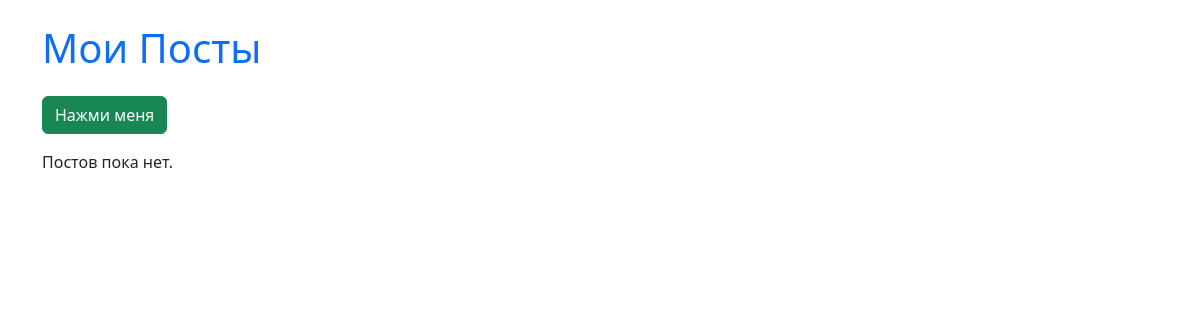
Before: / with the older database file.
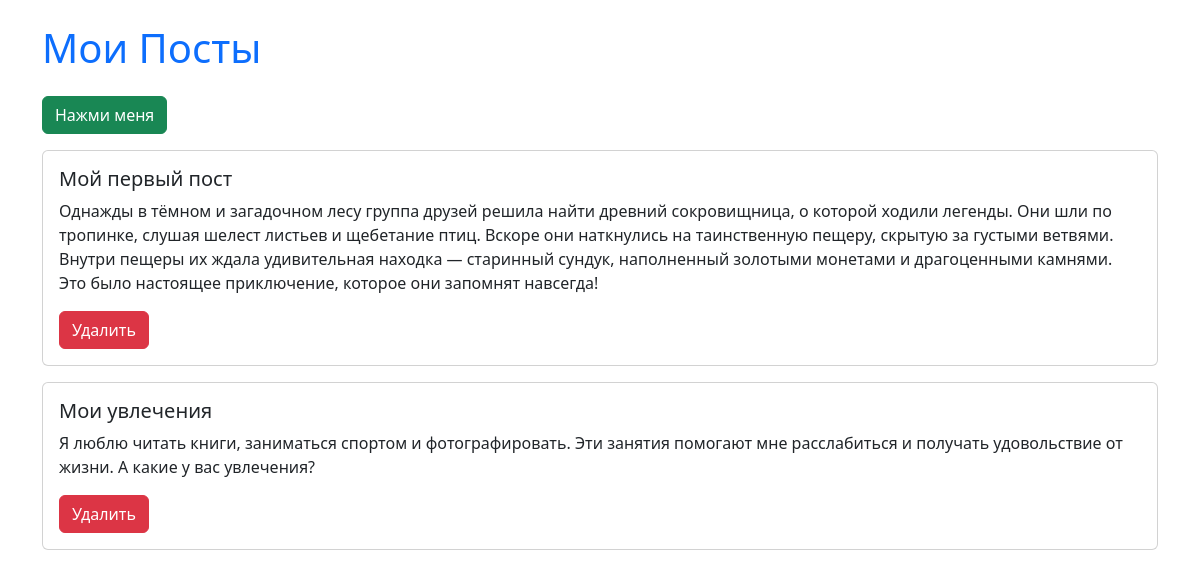
After: the same page with the newer database file.
### app1/models.py (models this page shows)
class Post(models.Model):
    title = models.CharField(max_length=200)
    content = models.TextField()
    image = models.ImageField(upload_to='images/', blank=True, null=True)  # добавьте это поле

### app1/views.py (the view)
# urls.py: path('', views.index, name='index'),  # главная страница с списком постов
def index(request):
    posts = Post.objects.all()
    return render(request, 'app1/index.html', {'posts': posts})

### app1/templates/app1/index.html (shortened to what this page needs)
{% extends 'base.html' %}
{% block content %}
<div class="container my-4">
    <h1 class="text-primary mb-4">Мои Посты</h1>
    <button id="alertButton" class="btn btn-success mb-3">Нажми меня</button>
    {% for post in posts %}
    <div class="card mb-3">
        <div class="card-body">
            <h5 class="card-title">{{ post.title }}</h5>
            <p class="card-text">{{ post.content }}</p>
            <form action="{% url 'delete_post' post.id %}" method="post" style="display:inline;">
                <button type="submit" class="btn btn-danger">Удалить</button>
            </form>
        </div>
    </div>
    {% empty %}
    <p>Постов пока нет.</p>
    {% endfor %}
</div>
{% endblock %}

### app1/templates/base.html (shortened to what this page needs)
<!DOCTYPE html>
<html lang="ru">
<head>
  <link href="https://cdn.jsdelivr.net/npm/bootstrap@5.3.0/dist/css/bootstrap.min.css" rel="stylesheet">
</head>
<body>
  {% block content %}{% endblock %}
</body>
</html>

Changed rows visible on the page:
added Post: title "Мой первый пост", content "Однажды в тёмном и загадочном лесу группа друзей решила найти древний сокровищница, о которой ходили легенды. Они шли по тропинке, слушая шелест листьев и щебетание птиц. Вскоре они наткнулись на таинственную пещеру, скрытую за густыми ветвями. Внутри пещеры их ждала удивительная находка — старинный сундук, наполненный золотыми монетами и драгоценными камнями. Это было настоящее приключение, которое они запомнят навсегда!"
added Post: title "Мои увлечения", content "Я люблю читать книги, заниматься спортом и фотографировать. Эти занятия помогают мне расслабиться и получать удовольствие от жизни. А какие у вас увлечения?"
Other visible differences:
text no longer shown: "Постов пока нет."
